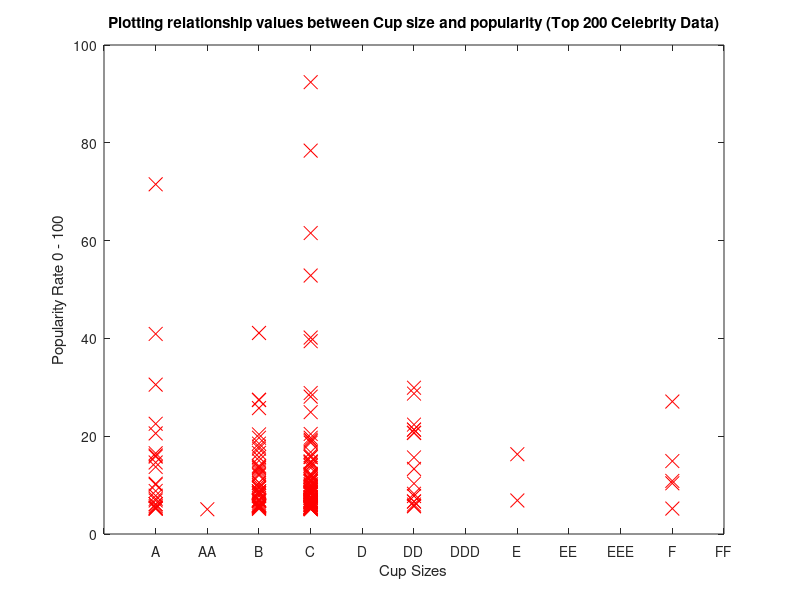

Source code (MATLAB):
data = load('trainingCupTop.txt');
X = data(:, 1);
y = data(:, 2);
m = length(y); % number of training examples
plot(X, y, 'rx', 'MarkerSize', 10); % Plot the data
ylabel('Popularity Rate 0 - 100'); % Set the y−axis label
xlabel('Cup Sizes'); % Set the x−axis labe
xlim([min(X)-1 max(X)+1])
title ("Top 200 Celebrity Data");
set (gca, 'xtick', [0 1 2 3 4 5 6 7 8 9 10 11 12 13 14 15 16 17 18 19 20 21 22])
set (gca, 'xticklabel', [" ";"A";"AA";"B";"C";"D";"DD";"DDD";"E";"EE";"EEE";"F";"FF";"FFF";"G";"GG";"GGG";"H";"HH";"J";"K";"L"])
get (gca, 'xticklabelmode')
title ("Plotting relationship values between Cup size and popularity (Top 200 Celebrity Data)");
